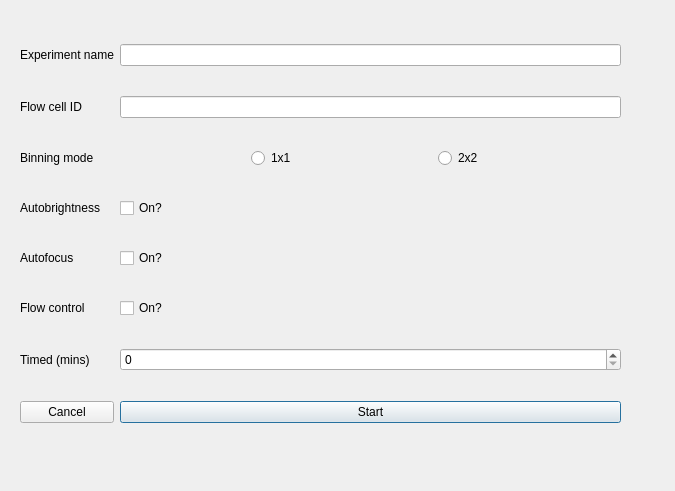
<?xml version="1.0" encoding="UTF-8"?>
<ui version="4.0">
 <class>Dialog</class>
 <widget class="QDialog" name="Dialog">
  <property name="geometry">
   <rect>
    <x>0</x>
    <y>0</y>
    <width>675</width>
    <height>491</height>
   </rect>
  </property>
  <property name="minimumSize">
   <size>
    <width>675</width>
    <height>491</height>
   </size>
  </property>
  <property name="windowTitle">
   <string>Experiment Setup</string>
  </property>
  <widget class="QWidget" name="gridLayoutWidget">
   <property name="geometry">
    <rect>
     <x>20</x>
     <y>20</y>
     <width>601</width>
     <height>431</height>
    </rect>
   </property>
   <layout class="QGridLayout" name="gridLayout">
    <item row="10" column="0">
     <widget class="QLabel" name="lblExperimentSetupTimer">
      <property name="maximumSize">
       <size>
        <width>150</width>
        <height>16777215</height>
       </size>
      </property>
      <property name="text">
       <string>Timed (mins)</string>
      </property>
     </widget>
    </item>
    <item row="2" column="2">
     <widget class="QLineEdit" name="txtFlowCellID"/>
    </item>
    <item row="8" column="2">
     <widget class="QCheckBox" name="chkBoxExperimentSetupAutofocus">
      <property name="text">
       <string>On?</string>
      </property>
     </widget>
    </item>
    <item row="7" column="0">
     <widget class="QLabel" name="lblExperimentSetupAutoBrightness">
      <property name="maximumSize">
       <size>
        <width>150</width>
        <height>16777215</height>
       </size>
      </property>
      <property name="text">
       <string>Autobrightness</string>
      </property>
     </widget>
    </item>
    <item row="7" column="2">
     <widget class="QCheckBox" name="chkBoxExperimentSetupAutobrightness">
      <property name="text">
       <string>On?</string>
      </property>
     </widget>
    </item>
    <item row="2" column="0">
     <widget class="QLabel" name="lblExperimentSetupFlowCellID">
      <property name="maximumSize">
       <size>
        <width>150</width>
        <height>16777215</height>
       </size>
      </property>
      <property name="text">
       <string>Flow cell ID</string>
      </property>
     </widget>
    </item>
    <item row="10" column="2">
     <widget class="QSpinBox" name="sbExperimentSetupMinutes"/>
    </item>
    <item row="0" column="2">
     <widget class="QLineEdit" name="txtExperimentName"/>
    </item>
    <item row="11" column="2">
     <widget class="QPushButton" name="btnStartExperiment">
      <property name="text">
       <string>Start</string>
      </property>
     </widget>
    </item>
    <item row="8" column="0">
     <widget class="QLabel" name="lblExperimentSetupAutofocus">
      <property name="text">
       <string>Autofocus</string>
      </property>
     </widget>
    </item>
    <item row="11" column="0">
     <widget class="QPushButton" name="btnExperimentSetupAbort">
      <property name="text">
       <string>Cancel</string>
      </property>
     </widget>
    </item>
    <item row="9" column="0">
     <widget class="QLabel" name="lblExperimentSetupFlowControl">
      <property name="maximumSize">
       <size>
        <width>150</width>
        <height>16777215</height>
       </size>
      </property>
      <property name="text">
       <string>Flow control</string>
      </property>
     </widget>
    </item>
    <item row="0" column="0">
     <widget class="QLabel" name="lblExperimentSetupName">
      <property name="sizePolicy">
       <sizepolicy hsizetype="Minimum" vsizetype="Preferred">
        <horstretch>0</horstretch>
        <verstretch>0</verstretch>
       </sizepolicy>
      </property>
      <property name="maximumSize">
       <size>
        <width>150</width>
        <height>16777215</height>
       </size>
      </property>
      <property name="text">
       <string>Experiment name</string>
      </property>
     </widget>
    </item>
    <item row="9" column="2">
     <widget class="QCheckBox" name="chkBoxExperimentSetupFlowControl">
      <property name="text">
       <string>On?</string>
      </property>
     </widget>
    </item>
    <item row="3" column="2">
     <layout class="QHBoxLayout" name="horizontalLayout">
      <item>
       <widget class="QRadioButton" name="radBtn1x1">
        <property name="maximumSize">
         <size>
          <width>50</width>
          <height>16777215</height>
         </size>
        </property>
        <property name="text">
         <string>1x1</string>
        </property>
       </widget>
      </item>
      <item>
       <widget class="QRadioButton" name="radBtn2x2">
        <property name="maximumSize">
         <size>
          <width>50</width>
          <height>16777215</height>
         </size>
        </property>
        <property name="text">
         <string>2x2</string>
        </property>
       </widget>
      </item>
     </layout>
    </item>
    <item row="3" column="0">
     <widget class="QLabel" name="lblExperimentSetupBinningMode">
      <property name="maximumSize">
       <size>
        <width>16777215</width>
        <height>30</height>
       </size>
      </property>
      <property name="text">
       <string>Binning mode</string>
      </property>
     </widget>
    </item>
   </layout>
  </widget>
 </widget>
 <resources/>
 <connections/>
</ui>
